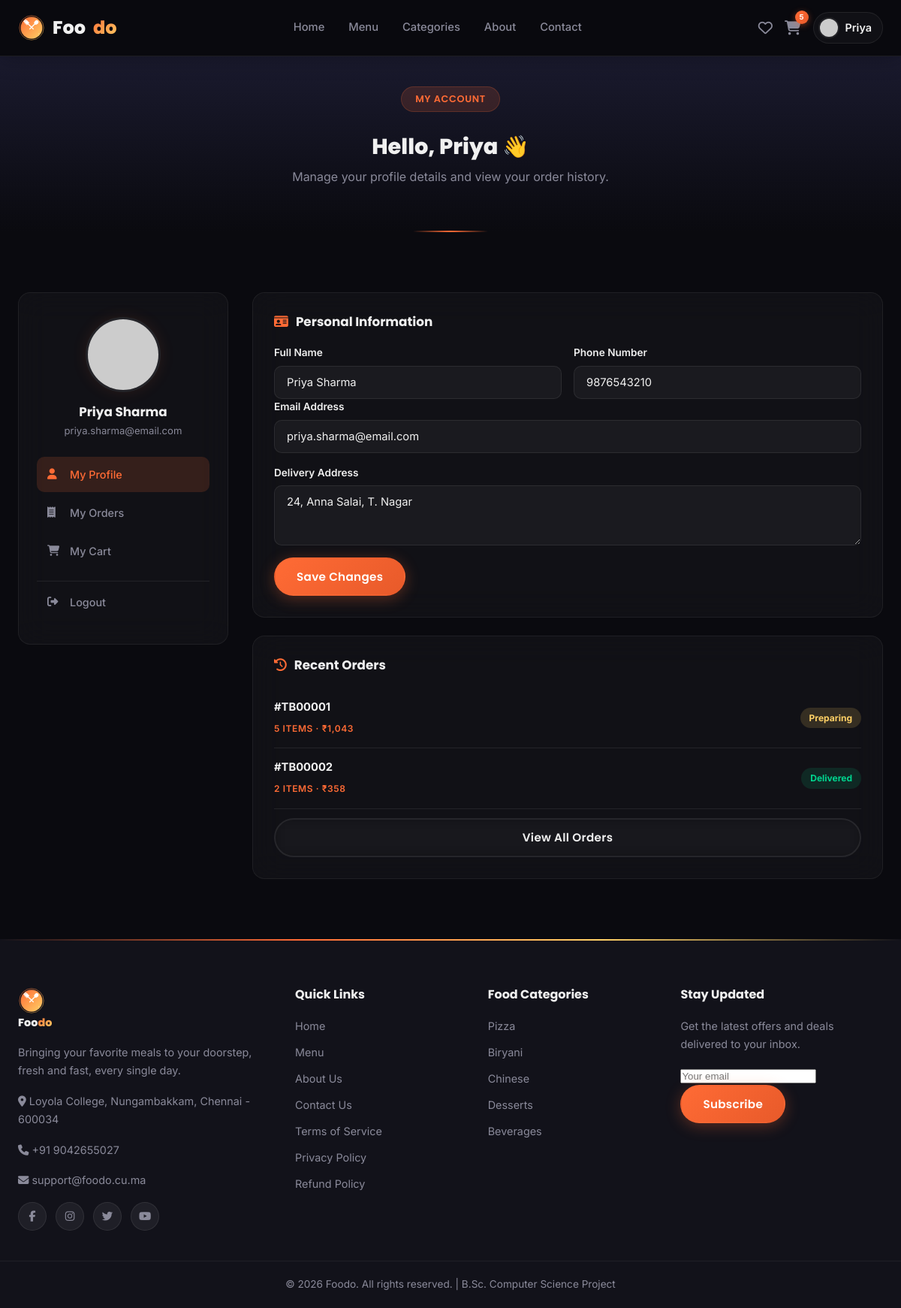
The page /pages/profile.php (signed in) on the database its author committed.
### tables this page shows
CREATE TABLE users (
    user_id INT AUTO_INCREMENT PRIMARY KEY,
    full_name VARCHAR(100) NOT NULL,
    email VARCHAR(100) NOT NULL UNIQUE,
    phone VARCHAR(15) NOT NULL,
    password VARCHAR(255) NOT NULL,    
    address TEXT,
    city VARCHAR(50),
    state VARCHAR(50),
    pincode VARCHAR(10),
    profile_image VARCHAR(255) DEFAULT 'default-avatar.png',
    reset_token VARCHAR(255) DEFAULT NULL,
    reset_expiry DATETIME DEFAULT NULL,
    created_at TIMESTAMP DEFAULT CURRENT_TIMESTAMP
);

CREATE TABLE orders (
    order_id INT AUTO_INCREMENT PRIMARY KEY,
    user_id INT NOT NULL,
    full_name VARCHAR(100) NOT NULL,
    phone VARCHAR(15) NOT NULL,
    email VARCHAR(100) NOT NULL,
    address TEXT NOT NULL,
    city VARCHAR(50) NOT NULL,
    state VARCHAR(50) NOT NULL,
    pincode VARCHAR(10) NOT NULL,
    payment_method VARCHAR(20) NOT NULL,    
    subtotal DECIMAL(8,2) NOT NULL,
    delivery_fee DECIMAL(8,2) NOT NULL DEFAULT 40.00,
    tax DECIMAL(8,2) NOT NULL,
    grand_total DECIMAL(8,2) NOT NULL,
    discount_amount DECIMAL(8,2) DEFAULT 0.00,
    coupon_code VARCHAR(50) DEFAULT NULL,
    order_status VARCHAR(20) NOT NULL DEFAULT 'preparing',   
    razorpay_order_id VARCHAR(100) DEFAULT NULL,     
    razorpay_payment_id VARCHAR(100) DEFAULT NULL,   
    order_date TIMESTAMP DEFAULT CURRENT_TIMESTAMP,
    FOREIGN KEY (user_id) REFERENCES users(user_id) ON DELETE CASCADE
);

### pages/profile.php (the view, shortened to what this page needs)
<?php
$root = '../';
require_once '../includes/db_connect.php';
require_once '../includes/header.php';
$userId = $_SESSION['user_id'];
$stmt = $conn->prepare("SELECT full_name, email, phone, address FROM users WHERE user_id = ?");
$stmt->bind_param("i", $userId);
$stmt->execute();
$user = $stmt->get_result()->fetch_assoc();
$recentOrders = [];
$orderStmt = $conn->prepare("SELECT order_id, grand_total, order_status FROM orders WHERE user_id = ? ORDER BY order_date DESC LIMIT 2");
$orderStmt->bind_param("i", $userId);
$orderStmt->execute();
$orderResult = $orderStmt->get_result();
while ($row = $orderResult->fetch_assoc()) { $recentOrders[] = $row; }
?>
    <section class="page-header small">
        <div class="container">
            <span class="eyebrow">My Account</span>
            <h1>Hello, <?php echo htmlspecialchars($firstName); ?> 👋</h1>
            <p>Manage your profile details and view your order history.</p>
        </div>
    </section>
    <section class="section profile-section">
        <div class="container profile-layout">
            <aside class="profile-sidebar">
                <div class="profile-avatar-wrap">
                    <img src="https://placehold.co/100x100/FF4B3E/FFF8F0?text=<?php echo urlencode($avatarLetter); ?>" alt="Profile Picture" class="profile-avatar">
                </div>
                <h3><?php echo htmlspecialchars($user['full_name']); ?></h3>
                <p><?php echo htmlspecialchars($user['email']); ?></p>
                <nav class="profile-nav">
                    <a href="profile.php" class="active"><i class="fa-solid fa-user"></i> My Profile</a>
                    <a href="my-orders.php"><i class="fa-solid fa-receipt"></i> My Orders</a>
                    <a href="cart.php"><i class="fa-solid fa-cart-shopping"></i> My Cart</a>
                    <a href="../includes/logout.php" class="logout-link"><i class="fa-solid fa-right-from-bracket"></i> Logout</a>
                </nav>
            </aside>
            <div class="profile-main">
                <div class="form-card">
                    <h3><i class="fa-solid fa-id-card"></i> Personal Information</h3>
                    <form method="post">
                        <div class="form-row">
                            <div class="form-group">
                                <label for="profileName">Full Name</label>
                                <input type="text" id="profileName" name="fullName" value="<?php echo htmlspecialchars($user['full_name']); ?>" required>
                            </div>
                            <div class="form-group">
                                <label for="profilePhone">Phone Number</label>
                                <input type="tel" id="profilePhone" name="phone" value="<?php echo htmlspecialchars($user['phone']); ?>" pattern="[0-9]{10}" maxlength="10" required>
                            </div>
                        </div>
                        <div class="form-group">
                            <label for="profileEmail">Email Address</label>
                            <input type="email" id="profileEmail" name="email" value="<?php echo htmlspecialchars($user['email']); ?>" required>
                        </div>
                        <div class="form-group">
                            <label for="profileAddress">Delivery Address</label>
                            <textarea id="profileAddress" name="address" rows="3"><?php echo htmlspecialchars($user['address'] ?? ''); ?></textarea>
                        </div>
                        <button type="submit" class="btn btn-primary">Save Changes</button>
                    </form>
                </div>
                <div class="form-card">
                    <h3><i class="fa-solid fa-clock-rotate-left"></i> Recent Orders</h3>
                    <?php if (count($recentOrders) === 0): ?>
                        <p style="color: var(--color-muted); font-size: 0.9rem;">No orders yet.</p>
                    <?php else: ?>
                        <?php foreach ($recentOrders as $order): ?>
                            <div class="order-preview-row">
                                <div>
                                    <strong>#TB<?php echo str_pad($order['order_id'], 5, '0', STR_PAD_LEFT); ?></strong>
                                    <span class="cat-tag"><?php echo $order['item_count']; ?> items · ₹<?php echo number_format($order['grand_total'], 0); ?></span>
                                </div>
                                <span class="order-status <?php echo $order['order_status']; ?>"><?php echo ucfirst($order['order_status']); ?></span>
                            </div>
                        <?php endforeach; ?>
                    <?php endif; ?>
                    <a href="my-orders.php" class="btn btn-outline btn-block">View All Orders</a>
                </div>
            </div>
        </div>
    </section>
<?php require_once '../includes/footer.php'; ?>

### includes/header.php (shortened to what this page needs)
<?php
$isLoggedIn = isset($_SESSION['user_id']);
$loggedInName = $isLoggedIn ? $_SESSION['full_name'] : '';
$firstName = $isLoggedIn ? explode(' ', $loggedInName)[0] : '';
$avatarLetter = $isLoggedIn ? strtoupper(substr($loggedInName, 0, 1)) : '';
require_once $root . 'includes/db_connect.php';
$cartCount = 0;
if ($isLoggedIn) {
    $cartCountStmt = $conn->prepare("SELECT SUM(quantity) AS total_qty FROM cart WHERE user_id = ?");
    $cartCountStmt->bind_param("i", $_SESSION['user_id']);
    $cartCountStmt->execute();
    $cartCountResult = $cartCountStmt->get_result()->fetch_assoc();
    $cartCount = $cartCountResult['total_qty'] ?? 0;
}
?>
<!DOCTYPE html>
<html lang="en">
<head>
    <link rel="stylesheet" href="https://cdnjs.cloudflare.com/ajax/libs/font-awesome/6.5.1/css/all.min.css">
    <link rel="stylesheet" href="<?php echo $root; ?>css/style.css?v=2.5">
    <link rel="stylesheet" href="<?php echo $root; ?>css/responsive.css?v=2.5">
</head>
<body>
    <header class="navbar" id="navbar">
        <div class="container navbar-inner">
            <a href="<?php echo $root; ?>index.php" class="logo">
                <img src="<?php echo $root; ?>images/logo.svg" alt="Foodo Logo" class="logo-svg"> Foo<span>do</span>
            </a>
            <nav class="nav-links" id="navLinks">
                <a href="<?php echo $root; ?>index.php">Home</a>
                <a href="<?php echo $root; ?>pages/menu.php">Menu</a>
                <a href="<?php echo $root; ?>pages/menu.php#categories">Categories</a>
                <a href="<?php echo $root; ?>pages/about.php">About</a>
                <a href="<?php echo $root; ?>pages/contact.php">Contact</a>
            </nav>
            <div class="navbar-actions">
                <a href="<?php echo $root; ?>pages/wishlist.php" class="wishlist-icon" title="Wishlist">
                    <i class="fa-regular fa-heart"></i>
                </a>
                <a href="<?php echo $root; ?>pages/cart.php" class="cart-icon">
                    <i class="fa-solid fa-cart-shopping"></i>
                    <span class="cart-count"><?php echo (int) $cartCount; ?></span>
                </a>
                <?php if ($isLoggedIn): ?>
                    <a href="<?php echo $root; ?>pages/profile.php" class="profile-chip">
                        <img src="https://placehold.co/32x32/FF4B3E/FFF8F0?text=<?php echo urlencode($avatarLetter); ?>" alt="Profile">
                        <span><?php echo htmlspecialchars($firstName); ?></span>
                    </a>
                <?php else: ?>
                    <a href="<?php echo $root; ?>pages/login.php" class="btn btn-outline">Login</a>
                    <a href="<?php echo $root; ?>pages/register.php" class="btn btn-primary">Sign Up</a>
                <?php endif; ?>
            </div>
        </div>
    </header>

### includes/footer.php (shortened to what this page needs)
    <footer class="footer">
        <div class="container footer-grid">
            <div class="footer-col">
                <a href="<?php echo $root; ?>index.php" class="logo">
                    <img src="<?php echo $root; ?>images/logo.svg" alt="Foodo Logo" class="logo-svg"> Foo<span>do</span>
                </a>
                <p>Bringing your favorite meals to your doorstep, fresh and fast, every single day.</p>
                <p><i class="fa-solid fa-location-dot"></i> Loyola College, Nungambakkam, Chennai - 600034</p>
                <p><i class="fa-solid fa-phone"></i> +91 9042655027</p>
                <p><i class="fa-solid fa-envelope"></i> support@foodo.cu.ma</p>
                <div class="social-icons">
                    <a href="#"><i class="fa-brands fa-facebook-f"></i></a>
                    <a href="https://www.instagram.com/karthikjr__11" target="_blank"><i class="fa-brands fa-instagram"></i></a>
                    <a href="https://x.com/karthikjr_11" target="_blank"><i class="fa-brands fa-twitter"></i></a>
                    <a href="#"><i class="fa-brands fa-youtube"></i></a>
                </div>
            </div>
            <div class="footer-col">
                <h4>Quick Links</h4>
                <a href="<?php echo $root; ?>index.php">Home</a>
                <a href="<?php echo $root; ?>pages/menu.php">Menu</a>
                <a href="<?php echo $root; ?>pages/about.php">About Us</a>
                <a href="<?php echo $root; ?>pages/contact.php">Contact Us</a>
                <a href="<?php echo $root; ?>pages/terms.php">Terms of Service</a>
                <a href="<?php echo $root; ?>pages/privacy.php">Privacy Policy</a>
                <a href="<?php echo $root; ?>pages/refund.php">Refund Policy</a>
            </div>
            <div class="footer-col">
                <h4>Food Categories</h4>
                <a href="<?php echo $root; ?>pages/menu.php?category=pizza">Pizza</a>
                <a href="<?php echo $root; ?>pages/menu.php?category=biryani">Biryani</a>
                <a href="<?php echo $root; ?>pages/menu.php?category=chinese">Chinese</a>
                <a href="<?php echo $root; ?>pages/menu.php?category=desserts">Desserts</a>
                <a href="<?php echo $root; ?>pages/menu.php?category=soft-drinks">Beverages</a>
            </div>
            <div class="footer-col">
                <h4>Stay Updated</h4>
                <p>Get the latest offers and deals delivered to your inbox.</p>
                <form class="footer-newsletter" onsubmit="event.preventDefault(); this.querySelector('button').textContent='Subscribed! ✓'">
                    <input type="email" placeholder="Your email" required>
                    <button type="submit" class="btn btn-primary">Subscribe</button>
                </form>
            </div>
        </div>
        <div class="footer-bottom">
            <p>&copy; 2026 Foodo. All rights reserved. | B.Sc. Computer Science Project</p>
        </div>
    </footer>
</body>
</html>

### rows shown on the page
users: full_name "Priya Sharma", email "priya.sharma@email.com", fullName "Priya Sharma", phone "9876543210", address "24, Anna Salai, T. Nagar"
orders: order_id "00001", item_count "5", grand_total "1,043", order_status "Preparing"
orders: order_id "00002", order_id "2", grand_total "358", order_status "Delivered"

### other values the page prints
$cartCount "5"
$firstName "Priya"
